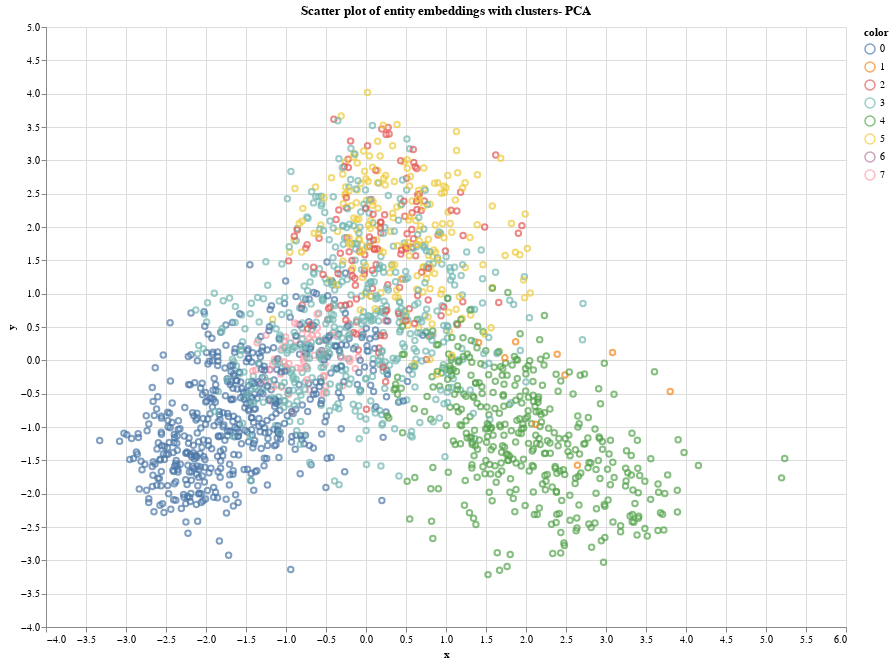

The cell this chart's notebook holds for it:
### Code cell
# Create a scatter plot
scatter_plot = alt.Chart(embeddings_df).mark_point().encode(
    y=alt.Y('y', type="quantitative"),
    x=alt.X('x', type="quantitative"),
    color=alt.Color('color', type="nominal")
).properties(
    title='Scatter plot of entity embeddings with clusters- PCA'
)

scatter_plot.properties(width=800, height=600)

### Figure 1 — Vega-Lite specification as saved in the notebook (floating-point values rounded to 4 significant figures; data arrays with more than 128 entries replaced by an {"elided": "..."} marker saying what was removed)
{"config": {"view": {"continuousWidth": 300, "continuousHeight": 300}}, "data": {"name": "data-5b17272755102452883554ecb52a06a9"}, "mark": {"type": "point"}, "encoding": {"color": {"field": "color", "type": "nominal"}, "x": {"field": "x", "type": "quantitative"}, "y": {"field": "y", "type": "quantitative"}}, "height": 600, "title": "Scatter plot of entity embeddings with clusters- PCA", "width": 800, "$schema": "https://vega.github.io/schema/vega-lite/v5.17.0.json", "datasets": {"data-5b17272755102452883554ecb52a06a9": {"elided": "1810 records"}}}
